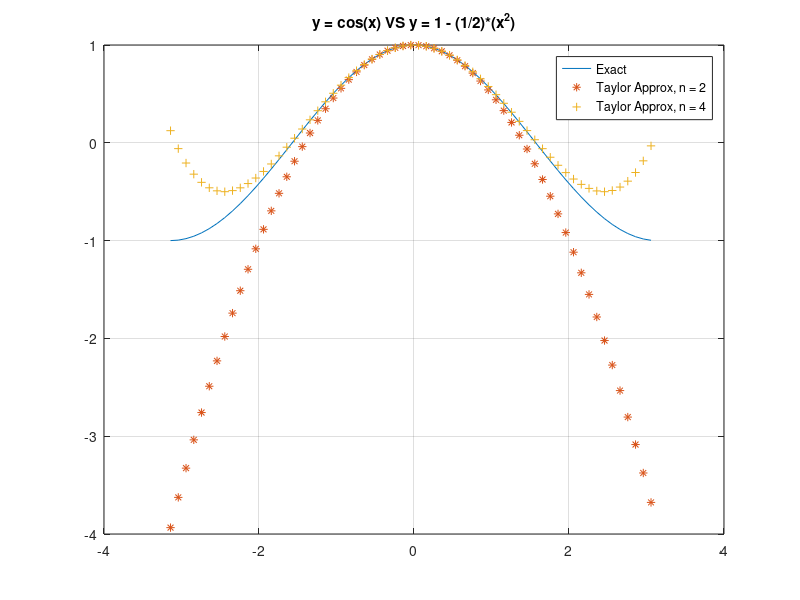

MATLAB code for this plot:
% Problem 1, HW 1
% Roxanne Lutz
% 9/2/25
% MATH375
clc, clearvars
close all

h = 0.1; % domain spacing of 0.1
x = [-pi:h:pi]; % domain [-pi, pi]

y_exact   = cos(x); % exact cos(x) function
y_taylor2 = 1 - (1/2)*(x.^2); % taylor approx, n = 2

figure(1);

% plot part (a):
% plot exact y and taylor approximation

plot(x, y_exact, '-'); hold on;
plot(x, y_taylor2, '*'); hold on;

% plot part (b):
% plot taylor approximation of n = 4

y_taylor4 = y_taylor2 + (1/24)*(x.^4);

plot(x, y_taylor4, '+'); hold on;

% some coherency for analyzing

legend('Exact','Taylor Approx, n = 2', 'Taylor Approx, n = 4');
title('y = cos(x) VS y = 1 - (1/2)*(x^2)');
grid on;
